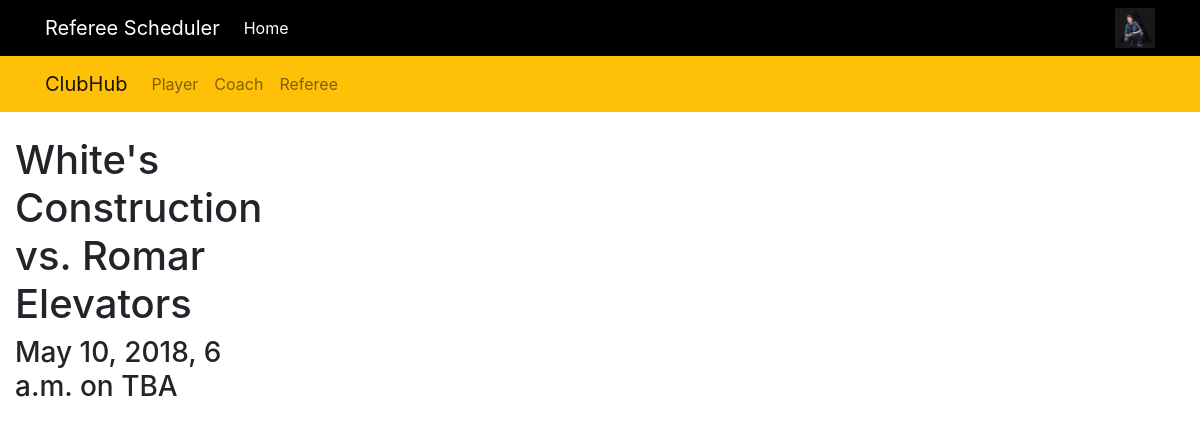
Page / (signed in) on the committed database.
### scheduler/models.py (models this page shows, shortened)
class UserProfile(models.Model):
    user = models.OneToOneField(User, on_delete=models.CASCADE)
    image = models.ImageField(upload_to='profile_image', blank=True, null=True)
    phone_number = models.CharField(max_length=9, null=True, blank=True)
    address = models.CharField(max_length=240, null=True, blank=True)
    date_of_birth = models.DateField(null=True, blank=True)
    is_admin = models.BooleanField(default=False)
    is_player = models.BooleanField(default=False)
    is_coach = models.BooleanField(default=False)
    is_referee = models.BooleanField(default=False)
    objects = UserProfileManager()

class Game(models.Model):
    home_team = models.OneToOneField(Team, on_delete=models.CASCADE, related_name='home_team')
    away_team = models.OneToOneField(Team, on_delete=models.CASCADE, related_name='away_team')
    referees = models.ForeignKey(Referee, on_delete=models.DO_NOTHING, related_name='referees', null=True, blank=True)
    date = models.DateTimeField()
    field = models.ForeignKey(Field, on_delete=models.DO_NOTHING, related_name='field', null=True, blank=True)

class Team(models.Model):
    name = models.CharField(max_length=128)
    color = models.CharField(max_length=20, null=True, blank=True)
    coach = models.ForeignKey(Coach, on_delete=models.DO_NOTHING, related_name='coach', null=True, blank=True)
    assistant_coach = models.ForeignKey(Coach, on_delete=models.DO_NOTHING, related_name='assistant_coach', null=True, blank=True)
    players = models.ForeignKey(Player, on_delete=models.DO_NOTHING, related_name='players', null=True, blank=True)
    def __str__(self):
        if self.color is not None:
            return str(self.name) + " (" + str(self.color) + ")"
        return str(self.name)

### scheduler/views/__init__.py (the view)
# urls.py: path('', HomeView.as_view(), name='home'),
class HomeView(TemplateView):
    template_name = 'home.html'
    def get(self, request):
        games = Game.objects.all()
        args = {
            "games": games
        }
        return render(request, self.template_name, args)

### scheduler/templates/home.html (shortened to what this page needs)
{% extends 'base.html' %}
{% block body %}
<div class="col-3">
    {% for game in games %}
    <h1>{{ game.home_team|default_if_none:"TBA" }} vs. {{ game.away_team|default_if_none:"TBA" }}</h1>
    <h3>{{ game.date|default_if_none:"TBA" }} on {{ game.field|default_if_none:"TBA" }}</h3>
    {% endfor %}
</div>
{% endblock %}

### scheduler/templates/base.html (shortened to what this page needs)
<!DOCTYPE html>
<html>
    <head>
        <link rel="stylesheet" href="https://stackpath.bootstrapcdn.com/bootstrap/4.1.1/css/bootstrap.min.css">
        <nav class="navbar sticky-top navbar-expand-sm navbar-dark" style="background-color: black">
            <div class="container">
                <a class="navbar-brand" href="#">Referee Scheduler</a>
                <div class="collapse navbar-collapse" id="navbarSupportedContent">
                    <ul class="nav navbar-nav mr-auto">
                        <li class="nav-item active">
                            <a class="nav-link" href="/">Home <span class="sr-only">(current)</span></a>
                        </li>
                    </ul>
                    <ul class="nav navbar-nav">
                        {% if user.is_authenticated %}
                        {% if user.userprofile.image %}
                        <div class="hidden-xs nav-item">
                            <img src="{{ user.userprofile.image.url }}" width="40px" height="40px" border="3px">
                        </div>
                        {% endif %}
                        {% endif %}
                    </ul>
                </div>
            </div>
        </nav>
        {% if user.is_authenticated %}
        <nav class="navbar sticky-top navbar-expand-sm navbar-light" style="background-color: #ffc107">
            <div class="container">
                <a class="navbar-brand" href="#">ClubHub</a>
                <div class="collapse navbar-collapse" id="navbarSupportedContent2">
                    <ul class="nav navbar-nav mr-auto">
                        {% if user.userprofile.is_player %}
                        <li class="nav-item active">
                            <a class="nav-link" href="/player">Player</a>
                        </li>
                        {% else %}
                        <li class="nav-item">
                            <a class="nav-link" href="/player">Player</a>
                        </li>
                        {% endif %}
                        {% if user.userprofile.is_coach %}
                        <li class="nav-item active">
                            <a class="nav-link" href="/coach">Coach</a>
                        </li>
                        {% else %}
                        <li class="nav-item">
                            <a class="nav-link" href="/coach">Coach</a>
                        </li>
                        {% endif %}
                        {% if user.userprofile.is_referee %}
                        <li class="nav-item active">
                            <a class="nav-link" href="/referee">Referee</a>
                        </li>
                        {% else %}
                        <li class="nav-item">
                            <a class="nav-link" href="/referee">Referee</a>
                        </li>
                        {% endif %}
                    </ul>
                </div>
            </div>
        </nav>
        {% endif %}
        <br />
    </head>
    <body>
        {% block body %}
        {% endblock %}
    </body>
</html>

### rows in the picture
Game: home_team "White's Construction", away_team "Romar Elevators", date "May 10, 2018, 6 a.m.", field "TBA"
